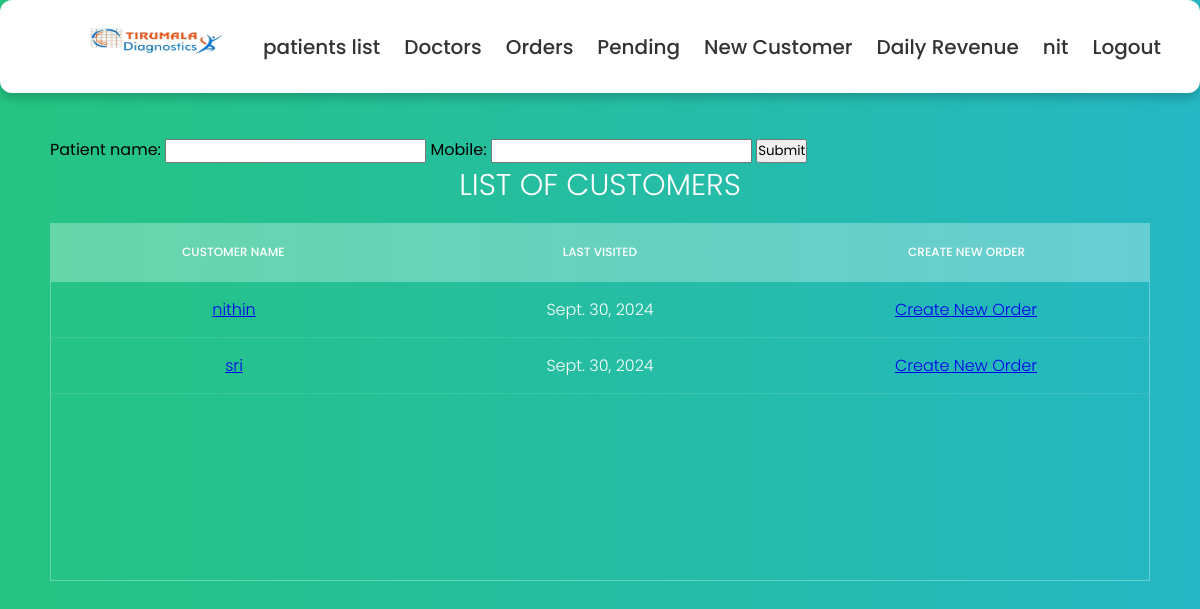
The page /patients_list (signed in) on the database its author committed.
### details/models.py (models this page shows, shortened)
class Customer(models.Model):
    title = models.ForeignKey(Title, on_delete=models.DO_NOTHING,null=True)
    patient_name = models.CharField(max_length=50)
    mobile = models.IntegerField(null=True)
    email = models.EmailField(null=True)
    gender = models.ForeignKey(Gender, on_delete=models.DO_NOTHING,null=True)
    age = models.CharField(max_length=4, null=True)
    patient_address = models.CharField(max_length=150)
    def get_last_order_date(self):
        last_order = self.order_set.aggregate(last_order_date=Max('collected_date'))
        return last_order['last_order_date']
    def __str__(self):
        return self.patient_name

### details/views.py (the view)
# urls.py: path('patients_list',patients_list, name='patients_list'),
def patients_list(request):
    form = CustomerSearchForm(request.POST or None)  # Handle both POST and GET
    if request.method == 'POST' and form.is_valid():
        patient_name = form.cleaned_data.get('patient_name')
        mobile = form.cleaned_data.get('mobile')
        customers = get_customer(patient_name, mobile)
    else:
        customers = Customer.objects.all()  # By default, list all customers
    return render(request, 'patients.html', {'customers': customers, 'form': form})

### details/forms.py
class CustomerSearchForm(ModelForm):
    class Meta:
        model = Date
        fields = ['patient_name','mobile']

### details/Templates/patients.html (shortened to what this page needs)
{% extends "base.html" %}
{% block content%}
<section>
<form method="post">
    {{ form }}
    <button type="submit">Submit</button>
</form>
    <h1>list Of Customers</h1>
    <div class="tbl-header">
      <table cellpadding="0" cellspacing="0" border="0">
        <thead>
          <tr>
            <th>Customer Name</th>
            <th>last visited</th>
            <th>Create New Order</th>
          </tr>
        </thead>
      </table>
    </div>
    <div class="tbl-content">
      <table cellpadding="0" cellspacing="0" border="0">
    {% if customers %}
      {% for customer in customers%}
          <tbody>
              <tr>
                  <td><a href="{% url 'customer_details' customer.id %}"> {{customer}}</a></td>
                  <td> {{customer.get_last_order_date}}</td>
                  <td><a href="{% url 'create_order_for_customer' customer.id %}"> Create New Order</a></td>
              </tr>
          </tbody>
      {% endfor %}
    {% else %}
      <td><p>No customers found.</p></td>
    {% endif %}
      </table>
    </div>
  </section>
    {% endblock %}

### details/Templates/base.html (shortened to what this page needs)
{% load static %}
<!DOCTYPE html>
<html lang="en">
<head>
    <link rel="stylesheet" href={% static "css/style.css" %}>
    <link rel="stylesheet" href="https://cdnjs.cloudflare.com/ajax/libs/font-awesome/5.15.2/css/all.min.css"/>
</head>
<div>
  <ul class="nav-links">
    <li><a href={% url 'home' %}> <img src="{% static '/images/logo.png' %}" alt="My image" width="200" height="45"></li>
    <li><a href={% url 'patients_list' %}> patients list </a> </li>
    <li><a href={% url 'doctors_list' %}> Doctors </a> </li>
    <li><a href={% url 'orders_list' %}> Orders </a> </li>
    <li><a href={% url 'pending_samples' %}> Pending </a> </li>
    <li><a href={% url 'register_customer' %}> New Customer </a> </li>
    <li><a href={% url 'daily_totals' %}> Daily Revenue </a> </li>
    <li><a> {{user}}</a></li>
    <li><a href={% url 'user_logout' %}> Logout </a> </li>
  </ul>
</div>
<body>
  <div style="height: 50px;"></div>
    {% block content%}
    {% endblock %}
</body>
</html>

### details/static/css/style.css (style rules this page uses)
* { margin: 0; padding: 0; box-sizing: border-box; font-family: 'Poppins', sans-serif; }
body { height: 100vh; background: #c1f7f5; padding-top: 37px; }
.nav-links { display: flex; align-items: center; justify-content: center; background: #fff; padding: 20px 15px; border-radius: 12px; box-shadow: 0 5px 10px rgba(0,0,0,0.2); position: fixed; top: 0; left: 0; width: 100%; }
.nav-links li { list-style: none; margin: 0 12px; }
.nav-links li a { position: relative; color: #333; font-size: 20px; font-weight: 500; padding: 6px 0; text-decoration: none; }
.nav-links li a:before { content: ''; position: absolute; bottom: 0; left: 0; height: 3px; width: 0%; background: #34efdf; border-radius: 12px; transition: all 0.4s ease; }
h1 { font-size: 30px; color: #fff; text-transform: uppercase; font-weight: 300; text-align: center; margin-bottom: 15px; }
table { width:100%; table-layout: fixed; }
.tbl-header { background-color: rgba(255,255,255,0.3); }
.tbl-content { height:300px; overflow-x:auto; margin-top: 0px; border: 1px solid rgba(255,255,255,0.3); }
th { padding: 20px 15px; text-align: center; font-weight: 500; font-size: 12px; color: #fff; text-transform: uppercase; }
td { padding: 15px; text-align: center; vertical-align:middle; font-weight: 300; font-size: 16px; color: #fff; border-bottom: solid 1px rgba(255,255,255,0.1); }
body { background: -webkit-linear-gradient(left, #25c481, #25b7c4); background: linear-gradient(to right, #25c481, #25b7c4); font-family: 'Roboto', sans-serif; padding-top: 37px; }
section { margin: 50px; }

### rows shown on the page
Customer: patient_name "nithin", get_last_order_date "Sept. 30, 2024"
Customer: patient_name "sri", get_last_order_date "Sept. 30, 2024"

### other values the page prints
{{ user }} "nit"
